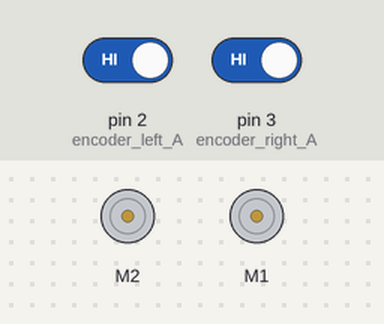
Recording of a sketch running on a simulated Arduino Uno, built with avr-gcc and run on an emulated ATmega328P. Shown: 2 × DC motor (green arrow = forward, orange = backward, longer = faster). The inputs (shaded band) are chosen by the test bench; at power-on: pin 2 (encoder_left_A) HIGH, pin 3 (encoder_right_A) HIGH. What the sketch prints to the serial monitor is not drawn.

Above: at 0.1 s.
At 1.4 s:
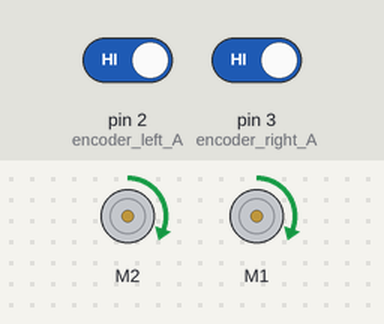
Timing chart, 0 to 2.9 s (numbered marks = the images above):
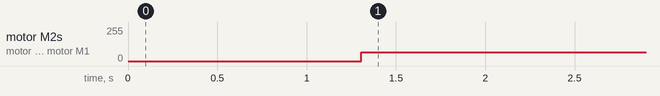

The sketch:

demo1.ino
```cpp
#include "DualMC33926MotorShield.h"  // Include the motor shield library

extern volatile uint8_t quadrant;
extern volatile uint8_t msgLength;
extern const float voltage_max;
extern float left_target_pos, right_target_pos;

DualMC33926MotorShield motorShield;  // Declare the motor shield object globally

// change the below two variables to suit your needs
const bool enableDistance = true;
const bool enableAngle = false;

const float targetDistance = 7 + 0.08; // ft + 0.08  //180+0.09
const float targetAngle = 0; // radians (90 deg. == 1.57079 radians)//if 45 -5,  -135 +8, 180 - 9

const bool angleIsInDegrees = true; // change to false if they give you radians
const bool distanceIsInMeters = false; // change to true if they give you meters

const float meters_per_foot = 0.3048; // they give feet, system works in meters
const float degrees_per_radian = 180.0 / 3.14159; // they give radians, system works in degrees

// state tracking variables
// state of 0 = just started (need to configure angle)
// state of 1 = configured angle (need to move and check for completion)
// state of 2 = completed angle, configured straight (need to move and check for completion)
// state of 3 = completed straight
int state = 0;
int stat_print_count = 0;

void setup() {
  initialize_encoders();
  initializeI2C();
  Serial.begin(9600);  // Initialize serial communication

  Serial.println("Initializing motor shield...");
  motorShield.init();
  Serial.println("Motor shield initialized!");

  init_statistics();
}

void loop() {

  if (millis() > 1000) {
    if (state == 0) {
      if (enableAngle) {
        if (angleIsInDegrees) {
          configure_move_angle(targetAngle);
        } else {
          configure_move_angle(targetAngle * degrees_per_radian);
        }
      }
      state = 1;
    } else if (state == 1) {
      if (has_reached_target()) {
        ///delay(1000);
        if (enableDistance) {
          if (distanceIsInMeters) {
            configure_move_straight(targetDistance);
          } else {
            configure_move_straight(targetDistance * meters_per_foot);
          }
        }
        state = 2;
      }
      move_both_motors();
    } else if (state == 2) {
      if (has_reached_target()) {
        configure_move_straight(0);
        state = 3;
      }
      move_both_motors();
    } else if (state = 3) {
      Serial.println("Completed movement.");
      update_statistics(10 * voltage_max, 10 * voltage_max);
      apply_simultaneous_voltage(0, 0);
    }
    //               left, right, position, position error, voltage, velocity
    //print_statistics(true, true,  false,    true,           true,    false);

  }

  delay(100);  // Adjust delay for control loop timing
}
```

I2C_recieve.ino
```cpp
#include <Wire.h>
#define MY_ADDR 8

// Declare the variables to store received I2C data
volatile uint8_t quadrant = 0;  // Stores the received quadrant
volatile uint8_t msgLength = 0; // Flag indicating a message has been received

void initializeI2C() {
  Wire.begin(MY_ADDR);         // Initialize I2C with the given address
  Wire.onReceive(receive);     // Set ISR when data is received over I2C
}

// ISR function when the Arduino receives I2C information
void receive() {
  uint8_t offset = Wire.read();  // Read the offset (optional, depending on protocol)

  while (Wire.available()) {
    quadrant = Wire.read();  // Read the quadrant value
    msgLength = 1;           // Set the flag to indicate a message has been received
  }
}
```

action.ino
```cpp
#include "structs.h"

extern float initial_left_pos;
extern float initial_right_pos;
extern float left_target_pos;
extern float right_target_pos;

const float voltage_max = 3.0;//4.00
const float min_effective_voltage = 1.7;
const float min_effective_turning_voltage = 2.5;//2.5
const float straightness_correction_factor = 0.99; // limit ahead wheel's voltage to this factor of other wheel target voltage
const float allowed_delta_threshold = 1.00; // multiplied by circumference to get threshold distance delta
const float acceleration_ramp_length = 2.0;
const float wheel_circumference = 0.47877872; // meters
const float target_reached_threshold = 0.02; // 2% == good enough to declare done

// move mode true = straight, false = angle
bool move_mode = true;

float apply_voltage(int motor_index, float target_voltage) {
  float target_units = target_voltage * (255.0 / voltage_max);
  if (motor_index == 0) {
    motorShield.setM2Speed(target_units);
    update_statistics(target_voltage, 10 * voltage_max);
  } else {
    motorShield.setM1Speed(target_units);
    update_statistics(10 * voltage_max, target_voltage);
  }
}

void apply_simultaneous_voltage(float left_target_voltage, float right_target_voltage) {
  float speed_factor_L = 1.0; ////straight 0.44
  float speed_factor_R = 1.0;  // 0.479
// 3ft L-0.459 R- 0.479
// 5ft L-0.459 R-0.479
// 7ft L-0.468 R 0.479
//angles L-0.44 R-0.479
//180 L-0.445 R-0.479
  // Create local variables to modify
  float scaled_left_voltage = left_target_voltage * speed_factor_L;
  float scaled_right_voltage = right_target_voltage * speed_factor_R;

  // Apply the scaled voltage
  motorShield.setM2Speed(scaled_left_voltage * (255.0 / voltage_max));
  motorShield.setM1Speed(scaled_right_voltage * (255.0 / voltage_max));

  // Update statistics with the scaled voltages
  update_statistics(scaled_left_voltage, scaled_right_voltage);
}


void move_one_motor(int motor_index) {
  float target_voltage = get_target_voltage(motor_index);
  apply_voltage(motor_index, target_voltage);
}

void move_both_motors() {
  if (move_mode) {
    move_straight();
  } else {
    move_angle();
  }
}

void move_straight() {
  // get raw voltage targets
  float left_target_voltage = get_target_voltage(0);
  float right_target_voltage = get_target_voltage(1);

  // apply limiters depending on straightness of path
  float left_current_position = get_motor_position(0);
  float right_current_position = get_motor_position(1);

  float straigtness_error = left_current_position - right_current_position;
  float correction = straightness_pid(straigtness_error);
  float left_adj_v = (left_target_voltage - correction) * 0.7;
  float right_adj_v = (right_target_voltage + correction) * 0.7;

  // apply
  apply_simultaneous_voltage(left_adj_v, right_adj_v);
}

void move_angle() {
  float left_target_voltage = get_target_voltage(0) * 0.44;
  float right_target_voltage = get_target_voltage(1) * 0.479;
  apply_simultaneous_voltage(left_target_voltage, right_target_voltage);
}

void configure_move_straight(float meters) {
  initial_left_pos = get_motor_position(0);
  initial_right_pos = get_motor_position(1);
  left_target_pos = initial_left_pos + meters;
  right_target_pos = initial_right_pos + meters;
  move_mode = true;
}

void configure_move_angle(float angle) {
  // correct for negatives
  while (angle < 0) {
    angle = 360 + angle;
  }

  initial_left_pos = get_motor_position(0);
  initial_right_pos = get_motor_position(1);

  // choose direction
  // moving 90 deg. is about 1/2 in opposite direction on each wheel
  if (angle < 180) {
    // turn counterclockwise
    float half_turn_portion = angle / 180.0;
    left_target_pos = initial_left_pos - (half_turn_portion * wheel_circumference);
    right_target_pos = initial_right_pos + (half_turn_portion * wheel_circumference);
  } else {
    // turn clockwise
    float half_turn_portion = (360.0 - angle) / 180.0;
    left_target_pos = initial_left_pos + (half_turn_portion * wheel_circumference);
    right_target_pos = initial_right_pos - (half_turn_portion * wheel_circumference);
  }

  move_mode = false;
}

bool has_reached_target() {
  float left_travelled = abs(get_motor_position(0) - initial_left_pos);
  float right_travelled = abs(get_motor_position(1) - initial_right_pos);
  float left_should_travel_total = abs(left_target_pos - initial_left_pos);
  float right_should_travel_total = abs(right_target_pos - initial_right_pos);
  float left_delta = abs(left_travelled - left_should_travel_total);
  float right_delta = abs(right_travelled - right_should_travel_total);

  float threshold;
  if (move_mode) {
    threshold = 0.005525; // 0.375 in per wheel tolerance going straight
  } else {
    threshold = 0.012; // 0.1 in per wheel tolerance while turning
    //0.001 when going straight
  }
  return (left_delta < threshold) && (right_delta < threshold);

  // 2%
  // return (left_delta <= (target_reached_threshold * left_should_travel_total)) && (right_delta <= (target_reached_threshold * right_should_travel_total));

  // 0.05m
  // return (abs(get_motor_position(0) - left_target_pos) < 0.05) && (abs(get_motor_position(1) - right_target_pos) < 0.05);
}

float get_target_voltage(int motor_index) {
  float target_velocity = pid_control(motor_index);
  float current_velocity = get_current_velocity(motor_index);
  float target_voltage = feedback_gain_cell(motor_index, target_velocity - current_velocity);

  // map target_voltage to apply various effects like ramping on, etc
  float original_target_voltage = target_voltage;
  float min_effective = get_min_effective_voltage();
  // accidentally tuned with acceleration ramp on for angle, so leave it on always
  //if (move_mode) {
    target_voltage = acceleration_ramp(motor_index, target_voltage);
  //}
  if (abs(target_voltage) < min_effective && abs(original_target_voltage) >= min_effective) {
    if (original_target_voltage < 0) {
      target_voltage = -1 * min_effective;
    } else {
      target_voltage = min_effective;
    }
  }

  return constrain(target_voltage, -1.0 * voltage_max, voltage_max);
}

float acceleration_ramp(int motor_index, float target_voltage) {
  float position_delta = abs(get_motor_position(motor_index) - get_motor_initial_position(motor_index));
  if (position_delta < acceleration_ramp_length) {
    float adjustment_factor = pow((position_delta / acceleration_ramp_length), 2);;
    return adjustment_factor * target_voltage;
  }
  return target_voltage;
}

float feedback_gain_cell(int motor_index, float velocity_error) {
  PIDTunables tunables;
  get_pid_tunables(motor_index, &tunables);
  return velocity_error * tunables.p;
}
```

encoders.ino
```cpp
// Encoder pins
const int encoder_left_A = 2;  // Left wheel encoder A (interrupt pin)
const int encoder_left_B = 5;  // Left wheel encoder B
const int encoder_right_A = 3; // Right wheel encoder A (interrupt pin)
const int encoder_right_B = 6; // Right wheel encoder B

// Variables to track encoder counts
volatile int encoder_left_count = 0;
volatile int encoder_right_count = 0;
volatile int previous_left_A = LOW;
volatile int previous_right_A = LOW;

// Robot constants (update these to accurate values)
const float wheel_radius = 0.1524/2;  // Wheel radius in meters (6 inch diameter = 0.1524 meters)
const float wheel_base = 0.2921;  // Distance between the center of two wheels (11.5 inches = 0.2921 meters)
const int encoder_resolution = 3200/4;  // Encoder ticks per revolution
const float distance_per_encoder_tick = (2.0 * PI * wheel_radius) / encoder_resolution;

// Function to initialize encoders
void initialize_encoders() {
  pinMode(encoder_left_A, INPUT_PULLUP);
  pinMode(encoder_left_B, INPUT_PULLUP);
  pinMode(encoder_right_A, INPUT_PULLUP);
  pinMode(encoder_right_B, INPUT_PULLUP);

  // Attach interrupts
  attachInterrupt(digitalPinToInterrupt(encoder_left_A), left_encoder_isr, CHANGE);
  attachInterrupt(digitalPinToInterrupt(encoder_right_A), right_encoder_isr, CHANGE);
}

// Interrupt service routines for encoder counts
void left_encoder_isr() {
  int currentA = digitalRead(encoder_left_A);
  int currentB = digitalRead(encoder_left_B);

  if (previous_left_A == LOW && currentA == HIGH) {
    if (currentB == LOW) {
      encoder_left_count++;  // Clockwise
    } else {
      encoder_left_count--;  // Counterclockwise
    }
  }
  previous_left_A = currentA;
}

void right_encoder_isr() {
  int currentA = digitalRead(encoder_right_A);
  int currentB = digitalRead(encoder_right_B);

  if (previous_right_A == LOW && currentA == HIGH) {
    if (currentB == LOW) {
      encoder_right_count--;  // Clockwise
    } else {
      encoder_right_count++;  // Counterclockwise
    }
  }
  previous_right_A = currentA;
}
```

motor_mixing.ino
```cpp
// see https://cookierobotics.com/066/ for a simple intro to motor mixing theory
float motor_mix(int motor_index, float desired_thrust, float desired_torque) {
    if (motor_index) {
        return desired_thrust + desired_torque;
    } else {
        return desired_thrust - desired_torque;
    }
}

float linear_motor_mix(int motor_index, float desired_thrust) {

}

float rotational_motor_mix(int motor_index, float desired_torque) {

}
```

pid_control.ino
```cpp
#include "structs.h"

extern StatBuffer timestamp, left_position_error, right_position_error;

float calculate_integral_error_for_buf(struct stat_buffer *buf) {
  float error_sum = 0.0;
  for (int i = 0, n = buf->used; (i+1) < n; i++) {
    float left_val = buf->buf[i];
    float right_val = buf->buf[i+1];
    float time_diff = (timestamp.buf[i+1]) - (timestamp.buf[i]);
    if (left_val >= 0 && right_val >= 0) {
      // both points above the horizontal
      if (left_val > right_val) {
        error_sum += (time_diff * right_val) + (0.5 * time_diff * (left_val - right_val));
      } else if (right_val > left_val) {
        error_sum += (time_diff * left_val) + (0.5 * time_diff * (right_val - left_val));
      } else {
        error_sum += (time_diff * left_val);
      }
    } else if (left_val < 0 && right_val < 0) {
      // both points below the horizontal
      if (left_val < right_val) {
        error_sum += (time_diff * right_val) + (0.5 * time_diff * (left_val - right_val));
      } else if (right_val < left_val) {
        error_sum += (time_diff * left_val) + (0.5 * time_diff * (right_val - left_val));
      } else {
        error_sum += (time_diff * left_val);
      }
    } else {
      // one point above, one point below, more complex... ignore for now?
    }
  }
}

float get_integral_error(int motor_index) {
  if (motor_index == 0) {
    return calculate_integral_error_for_buf(&left_position_error);
  } else {
    return calculate_integral_error_for_buf(&right_position_error);
  }
}

float get_derivative_error(int motor_index) {
  float position_error = get_position_error(motor_index);

  float previous_position_error, delta_time;
  if (motor_index == 0 && left_position_error.used > 1) {
    previous_position_error = left_position_error.buf[left_position_error.used - 2];
    delta_time = timestamp.buf[timestamp.used - 1] - timestamp.buf[timestamp.used - 2];
  } else if (motor_index == 1 && right_position_error.used > 1) {
    previous_position_error = right_position_error.buf[right_position_error.used - 2];
    delta_time = timestamp.buf[timestamp.used - 1] - timestamp.buf[timestamp.used - 2];
  } else {
    previous_position_error = 0.0;
    delta_time = 0.0;
  }

  if (delta_time == 0.0) {
    return 0.0;
  }
  return (previous_position_error - position_error) / delta_time;
}

float pid_control(int motor_index) {
  PIDTunables tunables;
  get_pid_tunables(motor_index, &tunables);

  float pid_result = 0.0;
  if (tunables.p != 0.0) {
    pid_result += tunables.p * get_position_error(motor_index);
  }
  if (tunables.i != 0.0) {
    pid_result += tunables.i * get_integral_error(motor_index);
  }
  if (tunables.d > 0.0) {
    pid_result += tunables.d * get_derivative_error(motor_index);
  }

  return pid_result;
};
```

structs.h
```cpp
#ifndef STRUCTS_H
#define STRUCTS_H

struct stat_buffer {
  int size;
  int used;
  float buf[30];
};
typedef struct stat_buffer StatBuffer;

struct pid_tunables {
  float p;
  float i;
  float d;
};
typedef struct pid_tunables PIDTunables;

#endif
```

Source omitted: metrics.ino (8775 bytes)

Measured:
- by itself, motor M2, motor M1: stopped → forward 64/255 at 1.3 s
